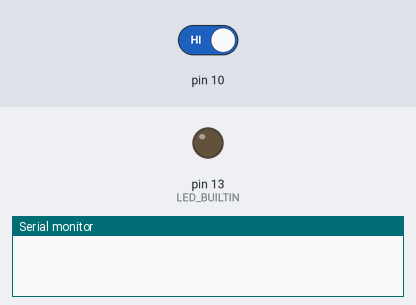
Simulated run of this sketch. Board: Arduino Uno, built with avr-gcc and run on an emulated ATmega328P. Parts: output pins drawn as LEDs (lit = HIGH), the last lines printed to the serial monitor. The inputs (shaded band) are chosen by the test bench; at power-on: pin 10 HIGH.

Above: at 1.2 s.
1.3 s: pin 10 driven LOW
At 1.7 s:
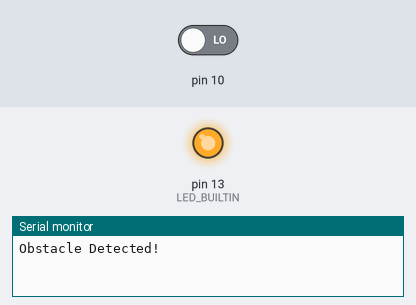
2.8 s: pin 10 driven HIGH
At 4.1 s:
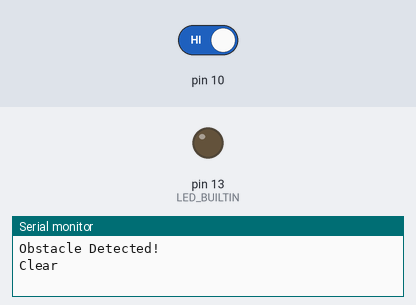
Timing chart, 0 to 5.8 s (numbered marks = the images above; inputs shaded):
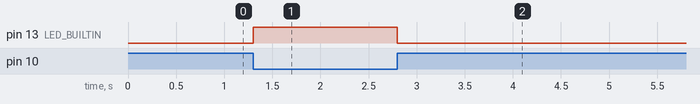

The sketch:

project1.ino
```cpp
// 实验一：练习1 - 传感器控制信号灯 [cite: 248]
int last = 1; // 记录上一次传感器的状态
int now = 1;  // 记录当前传感器的状态

void setup() {
  // 必须要有 setup 函数来做初始化 [cite: 156, 174]
  Serial.begin(9600);           // 开启串口通信，波特率 9600 [cite: 182, 220]
  pinMode(LED_BUILTIN, OUTPUT); // 设置板载 LED（13号引脚）为输出 [cite: 158, 222]
  pinMode(10, INPUT);           // 设置 10 号引脚为传感器输入 [cite: 223]
}

void loop() {
  // 必须要有 loop 函数来处理循环逻辑 [cite: 160, 175]
  now = digitalRead(10); // 读取 10 号引脚的传感器信号

  if(now != last) { // 如果状态发生了变化 [cite: 253]
    if(now == 0) { // 传感器检测到障碍物（通常输出低电平 0） [cite: 254]
      digitalWrite(LED_BUILTIN, HIGH); // 点亮 LED [cite: 162, 255]
      Serial.println("Obstacle Detected!"); // 上位机打印信息
    } else { // 障碍物消失 [cite: 256]
      digitalWrite(LED_BUILTIN, LOW); // 熄灭 LED [cite: 164, 257]
      Serial.println("Clear");
    }
  }
  last = now; // 更新状态 [cite: 259]
}
```

Measured:
- after the input at 1.3 s, pin 13 (LED_BUILTIN): LOW → HIGH at once
- after the input at 2.8 s, pin 13 (LED_BUILTIN): HIGH → LOW at once
